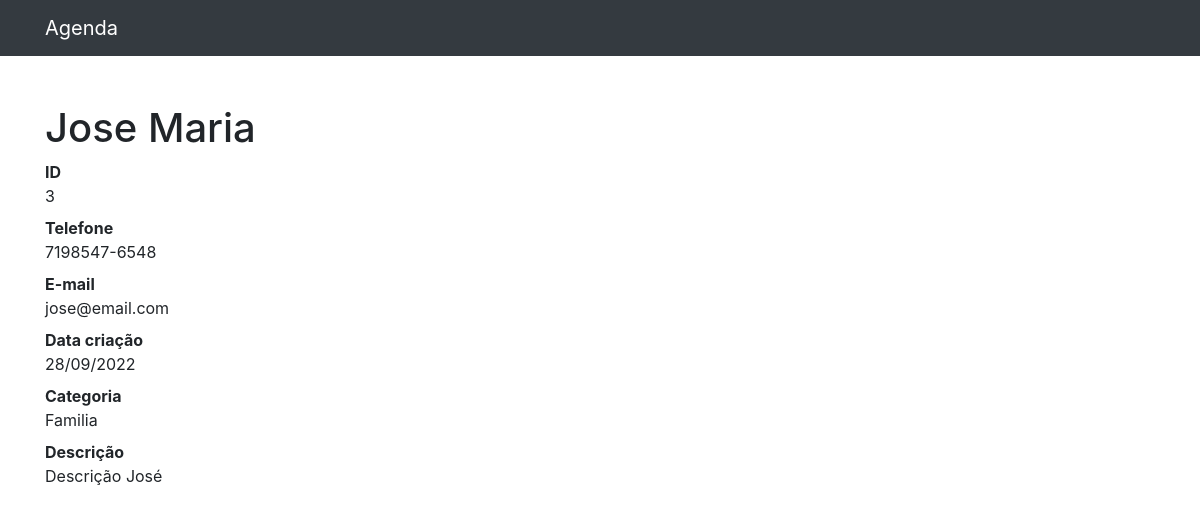
Page /3 on the committed database.
### contatos/models.py (models this page shows, shortened)
class Contato(models.Model):
    nome = models.CharField(max_length=255)
    sobrenome = models.CharField(max_length=255, blank=True)
    telefone = models.CharField(max_length=255)
    email = models.CharField(max_length=255)
    data_criacao = models.DateTimeField(default=timezone.now)
    descricao = models.TextField(blank=True)
    categoria = models.ForeignKey(Categoria, on_delete=models.DO_NOTHING)

class Categoria(models.Model):
    nome = models.CharField(max_length=255)
    def __str__(self):
        return self.nome

### contatos/views.py (the view)
# urls.py: path('<int:contato_id>', views.ver_contato, name='ver_contato'),
def ver_contato(request, contato_id):
    contato = Contato.objects.get(id=contato_id)
    return render(request, 'contatos/ver_contato.html', {'contato': contato})

### contatos/templates/contatos/ver_contato.html
{% extends 'base.html' %}
{% block conteudo %}
<h1 class="mt-5">{{contato.nome}} {{contato.sobrenome}}</h1>
<dl>
    <dt>ID</dt>
    <dd>{{contato.id}}</dd>
    <dt>Telefone</dt>
    <dd>{{contato.telefone}}</dd>
    <dt>E-mail</dt>
    <dd>{{contato.email}}</dd>
    <dt>Data criação</dt>
    <dd>{{contato.data_criacao|date:'d/m/Y'}}</dd>
    <dt>Categoria</dt>
    <dd>{{contato.categoria}}</dd>
    <dt>Descrição</dt>
    <dd>
        {{contato.descricao}}
    </dd>
</dl>
{% endblock %}

### rows in the picture
Contato: nome "Jose", sobrenome "Maria", id "3", telefone "7198547-6548", email "jose@email.com", data_criacao "28/09/2022", categoria "Familia", descricao "Descrição José"
